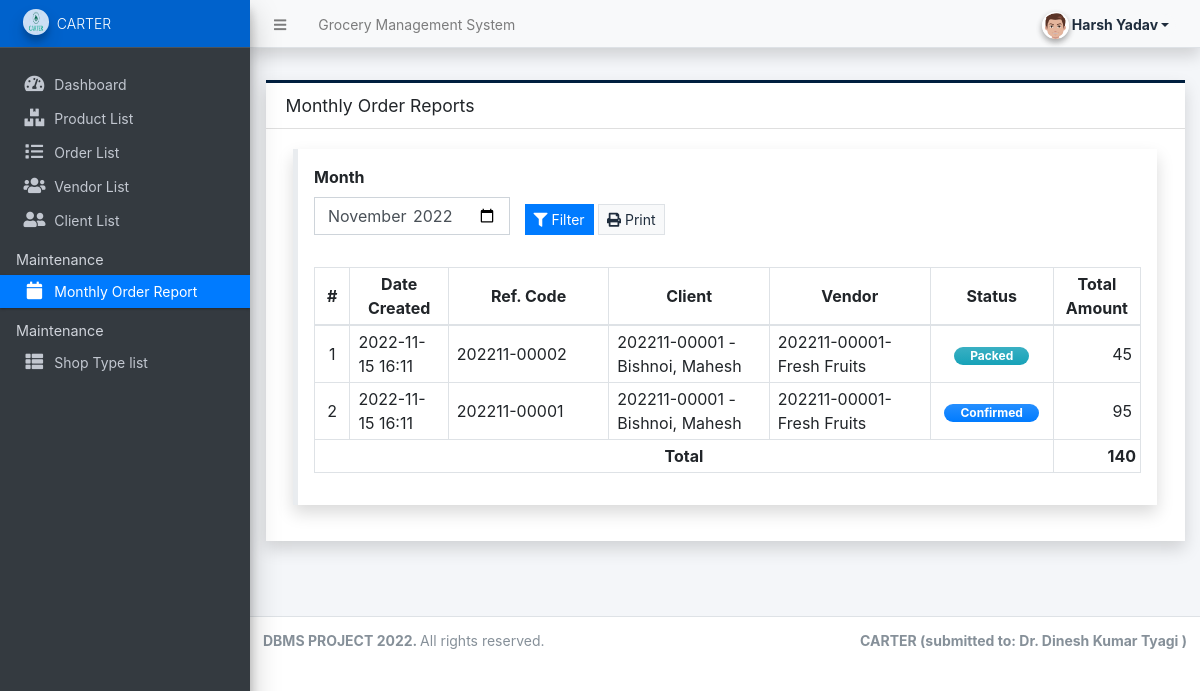
The app's page /admin/?page=reports/order_reports (signed in), older data.
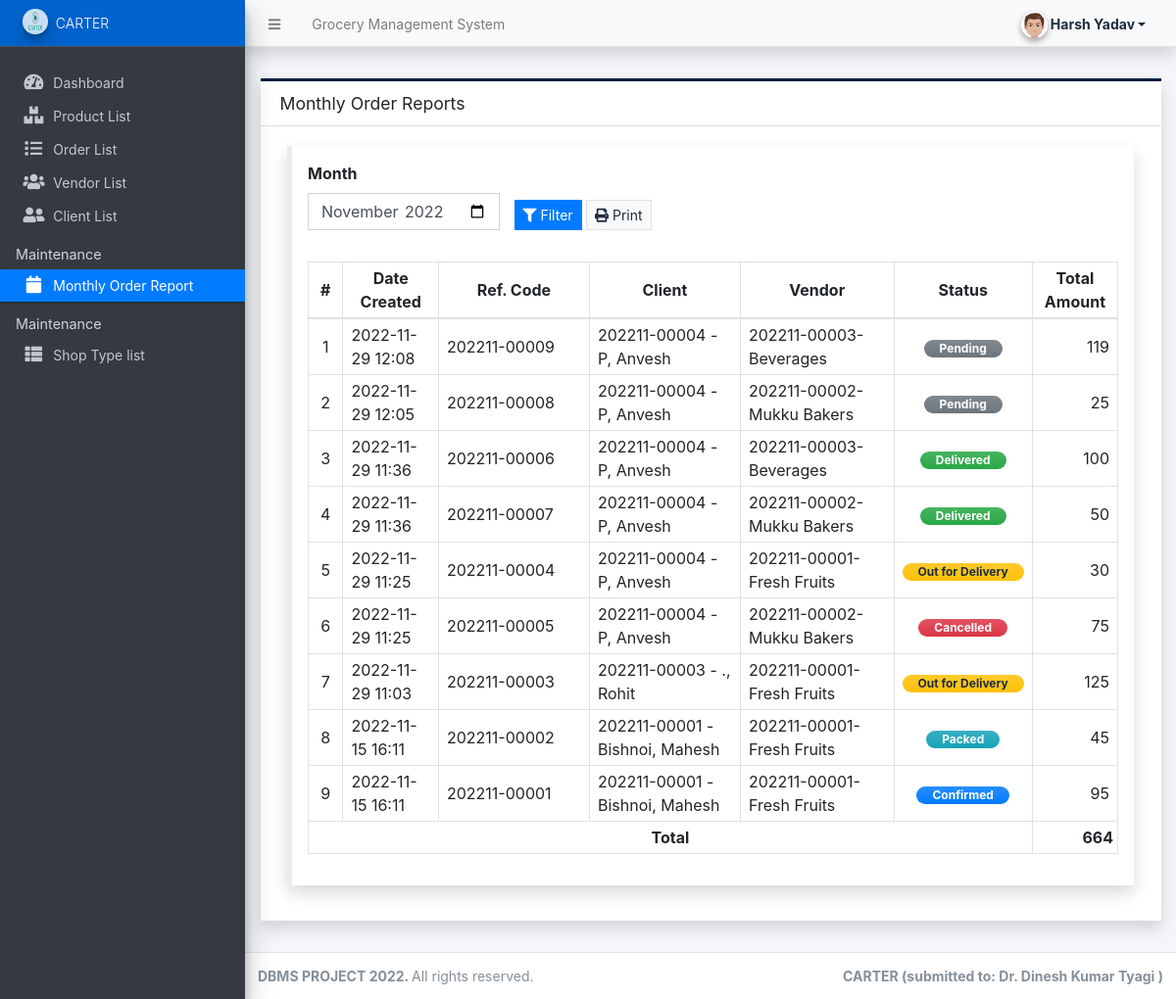
The same page, newer data.
### tables this page shows
CREATE TABLE `order_list` (
  `id` int(30) NOT NULL,
  `code` varchar(100) NOT NULL,
  `client_id` int(30) NOT NULL,
  `vendor_id` int(30) NOT NULL,
  `total_amount` double NOT NULL DEFAULT 0,
  `delivery_address` text NOT NULL,
  `status` tinyint(1) NOT NULL DEFAULT 0,
  `date_created` datetime NOT NULL DEFAULT current_timestamp(),
  `date_updated` datetime DEFAULT NULL ON UPDATE current_timestamp()
);

### config.php (called while the page is built, shortened)
<?php
function format_num($number = 0, $max_decimal = ''){
    if(is_numeric($number)){
        $ex = explode('.',$number);
        $dec = isset($ex[1]) ? strlen($ex[1]) : 0;
        if(empty($max_decimal) || (is_numeric($max_decimal) && $max_decimal >= $dec)){
            return number_format($number,$dec);
        }else{
            if(is_numeric($max_decimal))
                return number_format($number,$max_decimal);
            else
                return "Invalid Maximum Decimal";
        }
    }else{
        return "Invalid Number";
    }
}
?>

### admin/reports/order_reports.php (the view, shortened to what the changed rows need)
<?php $month = isset($_GET['month']) ? $_GET['month'] : date("Y-m"); ?>
<div class="content py-3">
    <div class="card card-outline card-navy shadow rounded-0">
        <div class="card-header">
            <h5 class="card-title">Monthly Order Reports</h5>
        </div>
        <div class="card-body">
            <div class="container-fluid">
                <div class="callout callout-primary shadow rounded-0">
                    <form action="" id="filter">
                        <div class="row align-items-end">
                            <div class="col-lg-3 col-md-4 col-sm-12">
                                <div class="form-group">
                                    <label for="month" class="control-label">Month</label>
                                    <input type="month" name="month" id="month" value="<?= $month ?>" class="form-control rounded-0" required>
                                </div>
                            </div>
                            <div class="col-lg-3 col-md-4 col-sm-12">
                                <div class="form-group">
                                    <button class="btn btn-primary btn-flat btn-sm"><i class="fa fa-filter"></i> Filter</button>
                                    <button class="btn btn-light border btn-flat btn-sm" type="button" id="print"><i class="fa fa-print"></i> Print</button>
                                </div>
                            </div>
                        </div>
                    </form>
                    <div id="outprint">
                    <table class="table table-bordered table-stripped">
                        <colgroup>
                            <col width="3%">
                            <col width="12%">
                            <col width="20%">
                            <col width="20%">
                            <col width="20%">
                            <col width="15%">
                            <col width="15%">
                        </colgroup>
                        <thead>
                            <tr class="">
                                <th class="text-center align-middle py-1">#</th>
                                <th class="text-center align-middle py-1">Date Created</th>
                                <th class="text-center align-middle py-1">Ref. Code</th>
                                <th class="text-center align-middle py-1">Client</th>
                                <th class="text-center align-middle py-1">Vendor</th>
                                <th class="text-center align-middle py-1">Status</th>
                                <th class="text-center align-middle py-1">Total Amount</th>
                            </tr>
                        </thead>
                        <tbody>
                            <?php
                            $i = 1;
                            $total = 0;
                            $orders = $conn->query("SELECT o.*,c.code as ccode, CONCAT(c.lastname, ', ',c.firstname,' ',COALESCE(c.middlename,'')) as client,concat(v.code, '-',v.shop_name) as vendor from `order_list` o inner join client_list c on o.client_id = c.id inner join vendor_list v on o.vendor_id = v.id where date_format(o.date_created,'%Y-%m') = '{$month}' order by unix_timestamp(o.date_created) desc ");
                            while($row = $orders->fetch_assoc()):
                                $total += $row['total_amount'];
                            ?>
                                <tr>
                                    <td class="text-center align-middle px-2 py-1"><?php echo $i++; ?></td>
                                    <td class="align-middle px-2 py-1"><?php echo date("Y-m-d H:i",strtotime($row['date_created'])) ?></td>
                                    <td class="align-middle px-2 py-1"><?= $row['code'] ?></td>
                                    <td class="align-middle px-2 py-1"><?php echo ucwords($row['ccode'].' - '.$row['client']) ?></td>
                                    <td class="align-middle px-2 py-1"><?php echo ucwords($row['vendor']) ?></td>
                                    <td class="text-center align-middle px-2 py-1">
                                        <?php
                                            switch($row['status']){
                                                case 0:
                                                    echo '<span class="badge badge-secondary bg-gradient-secondary px-3 rounded-pill">Pending</span>';
                                                    break;
                                                case 1:
                                                    echo '<span class="badge badge-primary bg-gradient-primary px-3 rounded-pill">Confirmed</span>';
                                                    break;
                                                case 2:
                                                    echo '<span class="badge badge-info bg-gradient-info px-3 rounded-pill">Packed</span>';
                                                    break;
                                                case 3:
                                                    echo '<span class="badge badge-warning bg-gradient-warning px-3 rounded-pill">Out for Delivery</span>';
                                                    break;
                                                case 4:
                                                    echo '<span class="badge badge-success bg-gradient-success px-3 rounded-pill">Delivered</span>';
                                                    break;
                                                case 5:
                                                    echo '<span class="badge badge-danger bg-gradient-danger px-3 rounded-pill">Cancelled</span>';
                                                    break;
                                            }
                                        ?>
                                    </td>
                                    <td class="text-right align-middle px-2 py-1"><?php echo format_num($row['total_amount']) ?></td>
                                </tr>
                            <?php endwhile; ?>
                        </tbody>
                        <tfoot>
                            <tr>
                                <th class="text-center px-1 py-1 align-middel" colspan="6">Total</th>
                                <th class="text-right px-1 py-1 align-middel"><?= format_num($total) ?></th>
                            </tr>
                        </tfoot>
                    </table>
                    </div>
                </div>
            </div>
        </div>
    </div>
</div>

Row changes from the older to the newer data that the page shows:
added order_list: date_created "2022-11-29 12:08", code "202211-00009", client "202211-00004 - P, Anvesh", vendor "202211-00003-Beverages", status "Pending", total_amount "119"
added order_list: date_created "2022-11-29 12:05", code "202211-00008", client "202211-00004 - P, Anvesh", vendor "202211-00002-Mukku Bakers", status "Pending", total_amount "25"
added order_list: date_created "2022-11-29 11:36", code "202211-00006", client "202211-00004 - P, Anvesh", vendor "202211-00003-Beverages", status "Delivered", total_amount "100"
added order_list: date_created "2022-11-29 11:36", code "202211-00007", client "202211-00004 - P, Anvesh", vendor "202211-00002-Mukku Bakers", status "Delivered", total_amount "50"
added order_list: date_created "2022-11-29 11:25", code "202211-00004", client "202211-00004 - P, Anvesh", vendor "202211-00001-Fresh Fruits", status "Out for Delivery", total_amount "30"
added order_list: date_created "2022-11-29 11:25", code "202211-00005", client "202211-00004 - P, Anvesh", vendor "202211-00002-Mukku Bakers", status "Cancelled", total_amount "75"
added order_list: date_created "2022-11-29 11:03", code "202211-00003", client "202211-00003 - ., Rohit", vendor "202211-00001-Fresh Fruits", status "Out for Delivery", total_amount "125"
Text that changed along with them:
format_num($total): "140" → "664"
